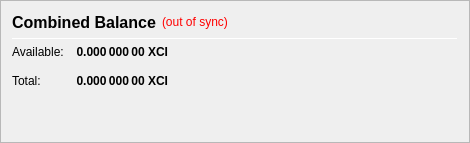
                   <widget class="QFrame" name="frame_CombinedBalances">
                    <property name="minimumSize">
                     <size>
                      <width>470</width>
                      <height>0</height>
                     </size>
                    </property>
                    <property name="frameShape">
                     <enum>QFrame::StyledPanel</enum>
                    </property>
                    <property name="frameShadow">
                     <enum>QFrame::Raised</enum>
                    </property>
                    <layout class="QVBoxLayout" name="verticalLayout_5">
                     <item>
                      <layout class="QHBoxLayout" name="horizontalLayout_5" stretch="0,0,0">
                       <item>
                        <widget class="QLabel" name="label_5z">
                         <property name="minimumSize">
                          <size>
                           <width>0</width>
                           <height>20</height>
                          </size>
                         </property>
                         <property name="font">
                          <font>
                           <pointsize>12</pointsize>
                           <weight>75</weight>
                           <bold>true</bold>
                          </font>
                         </property>
                         <property name="toolTip">
                          <string>Combined Balance (including unconfirmed and immature coins)</string>
                         </property>
                         <property name="text">
                          <string>Combined Balance</string>
                         </property>
                        </widget>
                       </item>
                       <item>
                        <widget class="QLabel" name="labelWalletStatus">
                         <property name="cursor">
                          <cursorShape>WhatsThisCursor</cursorShape>
                         </property>
                         <property name="toolTip">
                          <string>The displayed information may be out of date. Your wallet automatically synchronizes with the XCIENTOS network after a connection is established, but this process has not completed yet.</string>
                         </property>
                         <property name="styleSheet">
                          <string notr="true">QLabel { color: red; }</string>
                         </property>
                         <property name="text">
                          <string notr="true">(out of sync)</string>
                         </property>
                         <property name="alignment">
                          <set>Qt::AlignLeading|Qt::AlignLeft|Qt::AlignVCenter</set>
                         </property>
                        </widget>
                       </item>
                       <item>
                        <spacer name="horizontalSpacer_1">
                         <property name="orientation">
                          <enum>Qt::Horizontal</enum>
                         </property>
                         <property name="sizeHint" stdset="0">
                          <size>
                           <width>40</width>
                           <height>20</height>
                          </size>
                         </property>
                        </spacer>
                       </item>
                      </layout>
                     </item>
                     <item>
                      <widget class="Line" name="line_CombinedBalance">
                       <property name="minimumSize">
                        <size>
                         <width>0</width>
                         <height>1</height>
                        </size>
                       </property>
                       <property name="maximumSize">
                        <size>
                         <width>16777215</width>
                         <height>1</height>
                        </size>
                       </property>
                       <property name="orientation">
                        <enum>Qt::Horizontal</enum>
                       </property>
                      </widget>
                     </item>
                     <item>
                      <layout class="QGridLayout" name="gridLayout_3">
                       <property name="spacing">
                        <number>12</number>
                       </property>
                       <item row="1" column="0">
                        <widget class="QLabel" name="labelBalanceTextz">
                         <property name="text">
                          <string>Available:</string>
                         </property>
                        </widget>
                       </item>
                       <item row="1" column="1">
                        <widget class="QLabel" name="labelBalancez">
                         <property name="font">
                          <font>
                           <weight>75</weight>
                           <bold>true</bold>
                          </font>
                         </property>
                         <property name="cursor">
                          <cursorShape>IBeamCursor</cursorShape>
                         </property>
                         <property name="toolTip">
                          <string>Your current spendable balance</string>
                         </property>
                         <property name="text">
                          <string notr="true">0.000 000 00 XCI</string>
                         </property>
                         <property name="alignment">
                          <set>Qt::AlignRight|Qt::AlignTrailing|Qt::AlignVCenter</set>
                         </property>
                         <property name="textInteractionFlags">
                          <set>Qt::LinksAccessibleByMouse|Qt::TextSelectableByKeyboard|Qt::TextSelectableByMouse</set>
                         </property>
                        </widget>
                       </item>
                       <item row="2" column="0">
                        <widget class="QLabel" name="labelTotalTextz">
                         <property name="text">
                          <string>Total:</string>
                         </property>
                        </widget>
                       </item>
                       <item row="2" column="1">
                        <widget class="QLabel" name="labelTotalz">
                         <property name="font">
                          <font>
                           <weight>75</weight>
                           <bold>true</bold>
                          </font>
                         </property>
                         <property name="cursor">
                          <cursorShape>IBeamCursor</cursorShape>
                         </property>
                         <property name="toolTip">
                          <string>Total Balance, including all unavailable coins.</string>
                         </property>
                         <property name="text">
                          <string notr="true">0.000 000 00 XCI</string>
                         </property>
                         <property name="alignment">
                          <set>Qt::AlignRight|Qt::AlignTrailing|Qt::AlignVCenter</set>
                         </property>
                         <property name="textInteractionFlags">
                          <set>Qt::LinksAccessibleByMouse|Qt::TextSelectableByKeyboard|Qt::TextSelectableByMouse</set>
                         </property>
                        </widget>
                       </item>
                       <item row="2" column="3">
                        <spacer name="horizontalSpacer_2">
                         <property name="orientation">
                          <enum>Qt::Horizontal</enum>
                         </property>
                         <property name="sizeHint" stdset="0">
                          <size>
                           <width>40</width>
                           <height>20</height>
                          </size>
                         </property>
                        </spacer>
                       </item>
                      </layout>
                     </item>
                     <item>
                      <spacer name="verticalSpacer_1">
                       <property name="orientation">
                        <enum>Qt::Vertical</enum>
                       </property>
                       <property name="sizeHint" stdset="0">
                        <size>
                         <width>20</width>
                         <height>40</height>
                        </size>
                       </property>
                      </spacer>
                     </item>
                    </layout>
                   </widget>
